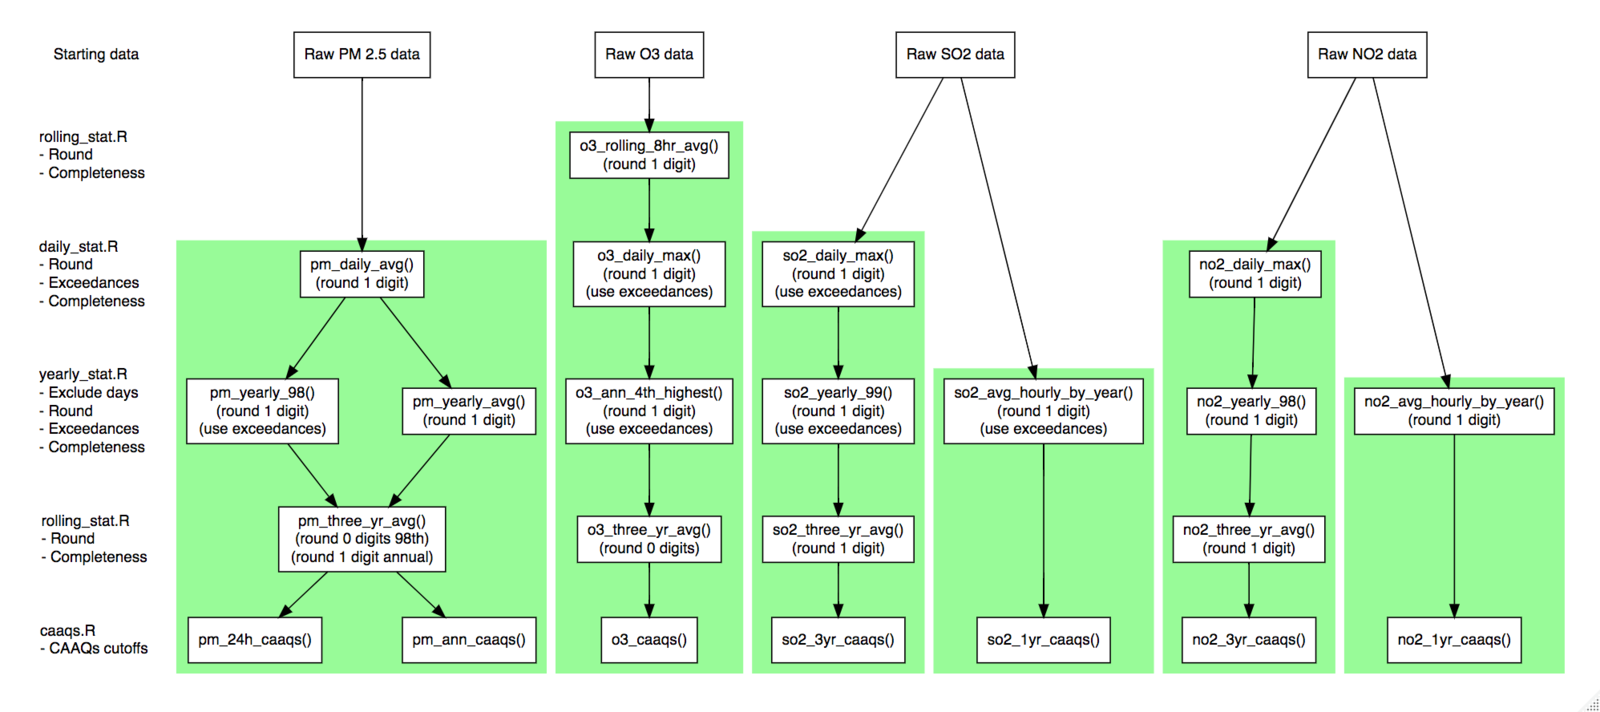

Write R code to recreate this figure.
library(DiagrammeR)

grViz("
digraph boxes_and_circles {

  # a 'graph' statement
  graph [overlap = true, fontsize = 14]


  node [shape = none,
        fontname = Helvetica,
        fontsize = 12]
  a0[label = 'Starting data'];
  a1[label = 'rolling_stat.R\\l - Round \\l - Completeness \\l'];
  a2[label = 'daily_stat.R\\l - Round \\l - Exceedances \\l - Completeness \\l'];
  a3[label = 'yearly_stat.R\\l - Exclude days \\l - Round \\l - Exceedances \\l - Completeness \\l'];
  a4[label = 'rolling_stat.R\\l - Round \\l - Completeness\\l'];
  a5[label = 'caaqs.R\\l - CAAQs cutoffs\\l'];

  node [shape = box,
        fontname = Helvetica,
        style = filled,
        fillcolor = white]
  pm0[label = 'Raw PM 2.5 data', group = g1];

  subgraph cluster_pm_wrap {
    style = filled;
    color = PaleGreen;
    pm1[label = 'pm_daily_avg()\\n (round 1 digit)', group = g1];
    pm2[label = 'pm_yearly_98()\\n (round 1 digit)\\n (use exceedances)', group = g2]; 
    pm3[label = 'pm_yearly_avg()\\n (round 1 digit)', group = g3];
    pm4[label = 'pm_three_yr_avg()\\n (round 0 digits 98th)\\n (round 1 digit annual)', group = g1];
    pm5[label = 'pm_24h_caaqs()', group = g2];
    pm6[label = 'pm_ann_caaqs()', group = g3];
  }

  # several 'edge' statements
  pm0 -> pm1[minlen = 2]
  pm1 -> pm2
  pm1 -> pm3
  pm2 -> pm4
  pm3 -> pm4
  pm4 -> pm5
  pm4 -> pm6

  o0[label = 'Raw O3 data'];
  subgraph cluster_o3_wrap {
    style = filled;
    color = PaleGreen;
    o1[label = 'o3_rolling_8hr_avg()\\n (round 1 digit)'];
    o2[label = 'o3_daily_max()\\n (round 1 digit)\\n (use exceedances)']; 
    o3[label = 'o3_ann_4th_highest()\\n (round 1 digit)\\n (use exceedances)'];
    o4[label = 'o3_three_yr_avg()\\n (round 0 digits)'];
    o5[label = 'o3_caaqs()'];
  }

  edge[]
  o0 -> o1
  o1 -> o2
  o2 -> o3
  o3 -> o4
  o4 -> o5

  so0[label = 'Raw SO2 data'];
  subgraph cluster_so21_wrap {
    style = filled;
    color = PaleGreen;
    so1[label = 'so2_daily_max()\\n (round 1 digit)\\n (use exceedances)'];
    so2[label = 'so2_yearly_99()\\n (round 1 digit)\\n (use exceedances)']; 
    so3[label = 'so2_three_yr_avg()\\n (round 1 digit)'];
    so4[label = 'so2_3yr_caaqs()'];
  }

  subgraph cluster_so22_wrap {
    style = filled;
    color = PaleGreen;
    so5[label = 'so2_avg_hourly_by_year()\\n (round 1 digit)\\n (use exceedances)'];
    so6[label = 'so2_1yr_caaqs()'];
  }

  so0 -> so1[minlen = 2]
  so1 -> so2
  so2 -> so3
  so3 -> so4
  
  so0 -> so5[minlen = 3]
  so5 -> so6[minlen = 2]

  no0[label = 'Raw NO2 data'];
  subgraph cluster_no21_wrap {
    style = filled;
    color = PaleGreen;
    no1[label = 'no2_daily_max()\\n (round 1 digit)'];
    no2[label = 'no2_yearly_98()\\n (round 1 digit)']; 
    no3[label = 'no2_three_yr_avg()\\n (round 1 digit)'];
    no4[label = 'no2_3yr_caaqs()'];
  }

  subgraph cluster_no22_wrap {
    style = filled;
    color = PaleGreen;
    no5[label = 'no2_avg_hourly_by_year()\\n (round 1 digit)'];
    no6[label = 'no2_1yr_caaqs()'];
  }

  no0 -> no1[minlen = 2]
  no1 -> no2
  no2 -> no3
  no3 -> no4
  
  no0 -> no5[minlen = 3]
  no5 -> no6[minlen = 2]
  
  # {rank = same; a0, pm0, o0, so0, no0}
  # {rank = same; a2, pm1, o2, so1, so5, no1, no5}
  # {rank = same; a3, pm2, pm3, o3, so2, no2}
  # {rank = same; a4, pm4, o4, so3, no3}
  # {rank = same; a5, pm5, pm6, o5, so4, so6, no4, no6}

  edge[style=invis]

  pm1 -> pm4
  pm2 -> pm5
  pm3 -> pm6
  a0 -> a1
  a1 -> a2
  a2 -> a3
  a3 -> a4
  a4 -> a5
}
")

## In the RStudio viewer, export as a inst/function_overview_prelim.png. 
## Then resize with magick:
# library(magick)
# image_read("inst/function_overview_prelim.png") %>% 
#   image_resize(geometry = geometry_size_pixels(width = 1600)) %>% 
#   image_write("inst/function_overview.png")
# unlink("inst/function_overview_prelim.png")
